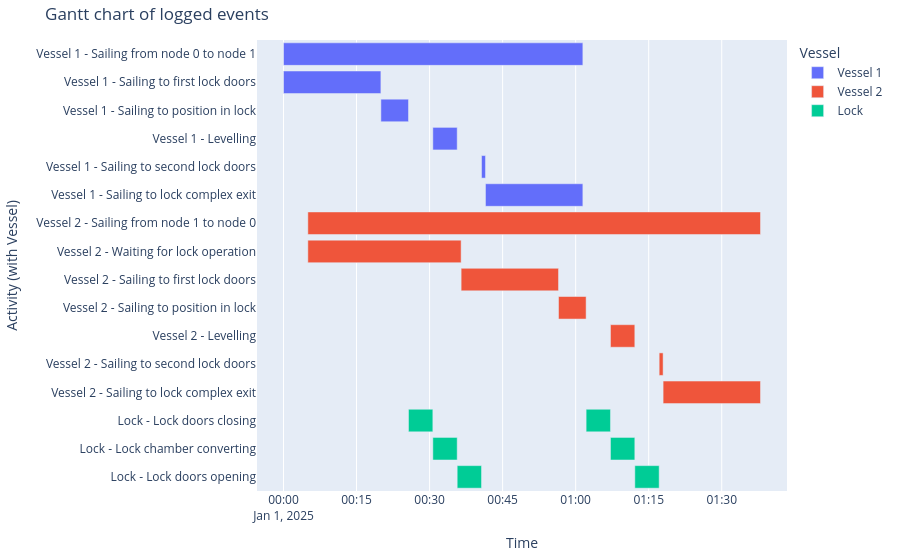

The notebook cell saved with this chart:
### Code cell
df_eventtable = opentnsim.core.logutils.logbook2eventtable([vessel_1, vessel_2, lock.lock_chamber])
generate_vessel_gantt_chart(df_eventtable)

### Figure 1 — Plotly figure (JSON) as saved in the notebook; plotly's stock layout.template omitted (floating-point values rounded to 4 significant figures)
{"data": [{"base": ["2025-01-01T00:00:00.000000000", "2025-01-01T00:00:00.000000000", "2025-01-01T00:20:00.000000000", "2025-01-01T00:30:40.172786000", "2025-01-01T00:40:40.172786000", "2025-01-01T00:41:28.768899000"], "hovertemplate": "object name=Vessel 1<br>start time=%{base}<br>stop time=%{x}<br>activity label=%{y}<extra></extra>", "legendgroup": "Vessel 1", "marker": {"color": "#636efa", "pattern": {"shape": ""}}, "name": "Vessel 1", "orientation": "h", "showlegend": true, "textposition": "auto", "type": "bar", "x": [3688768, 1200000, 340172, 300000, 48596, 1200000], "xaxis": "x", "y": ["Vessel 1 - Sailing from node 0 to node 1", "Vessel 1 - Sailing to first lock doors", "Vessel 1 - Sailing to position in lock", "Vessel 1 - Levelling", "Vessel 1 - Sailing to second lock doors", "Vessel 1 - Sailing to lock complex exit"], "yaxis": "y"}, {"base": ["2025-01-01T00:05:00.000000000", "2025-01-01T00:05:00.000000000", "2025-01-01T00:36:28.768898000", "2025-01-01T00:56:28.768898000", "2025-01-01T01:07:09.000000000", "2025-01-01T01:17:09.000000000", "2025-01-01T01:17:57.596112000"], "hovertemplate": "object name=Vessel 2<br>start time=%{base}<br>stop time=%{x}<br>activity label=%{y}<extra></extra>", "legendgroup": "Vessel 2", "marker": {"color": "#EF553B", "pattern": {"shape": ""}}, "name": "Vessel 2", "orientation": "h", "showlegend": true, "textposition": "auto", "type": "bar", "x": [5577596, 1888768, 1200000, 340172, 300000, 48596, 1200000], "xaxis": "x", "y": ["Vessel 2 - Sailing from node 1 to node 0", "Vessel 2 - Waiting for lock operation", "Vessel 2 - Sailing to first lock doors", "Vessel 2 - Sailing to position in lock", "Vessel 2 - Levelling", "Vessel 2 - Sailing to second lock doors", "Vessel 2 - Sailing to lock complex exit"], "yaxis": "y"}, {"base": ["2025-01-01T00:25:40.172786000", "2025-01-01T00:30:40.172786000", "2025-01-01T00:35:40.172786000", "2025-01-01T01:02:09.000000000", "2025-01-01T01:07:09.000000000", "2025-01-01T01:12:09.000000000"], "hovertemplate": "object name=Lock<br>start time=%{base}<br>stop time=%{x}<br>activity label=%{y}<extra></extra>", "legendgroup": "Lock", "marker": {"color": "#00cc96", "pattern": {"shape": ""}}, "name": "Lock", "orientation": "h", "showlegend": true, "textposition": "auto", "type": "bar", "x": [300000, 300000, 300000, 300000, 300000, 300000], "xaxis": "x", "y": ["Lock - Lock doors closing", "Lock - Lock chamber converting", "Lock - Lock doors opening", "Lock - Lock doors closing", "Lock - Lock chamber converting", "Lock - Lock doors opening"], "yaxis": "y"}], "layout": {"barmode": "overlay", "legend": {"title": {"text": "Vessel"}, "tracegroupgap": 0}, "margin": {"b": 20, "l": 20, "r": 20, "t": 40}, "title": {"text": "Gantt chart of logged events"}, "xaxis": {"anchor": "y", "domain": [0, 1], "title": {"text": "Time"}, "type": "date"}, "yaxis": {"anchor": "x", "autorange": "reversed", "domain": [0, 1], "title": {"text": "Activity (with Vessel)"}}}}
